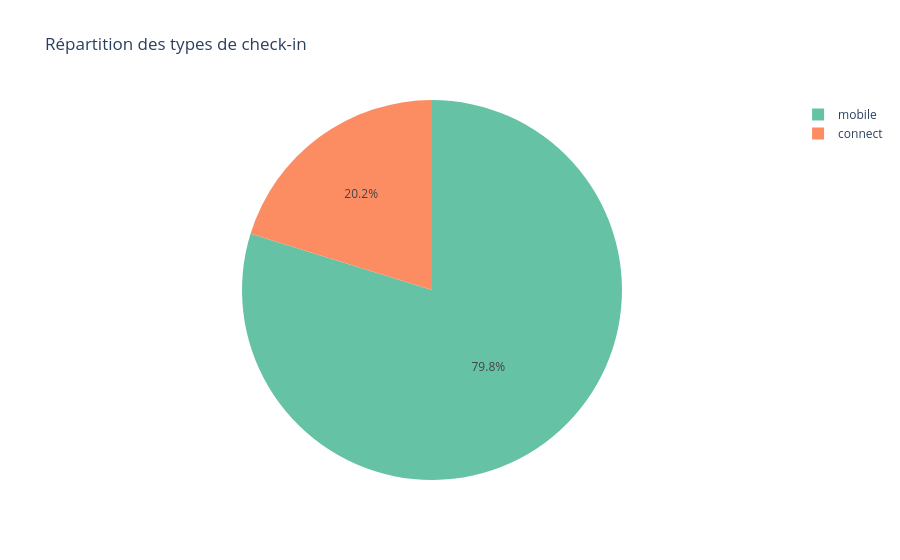

Write notebook code for a chart like this one.
### Code cell
fig = px.pie(
    delay_df,
    names='checkin_type',
    title='Répartition des types de check-in',
    color_discrete_sequence=px.colors.qualitative.Set2
)
fig.show()

### Figure 1 — Plotly figure (JSON) as saved in the notebook; plotly's stock layout.template omitted (floating-point values rounded to 4 significant figures; data arrays with more than 128 entries replaced by an {"elided": "..."} marker saying what was removed)
{"data": [{"domain": {"x": [0, 1], "y": [0, 1]}, "hovertemplate": "checkin_type=%{label}<extra></extra>", "labels": {"elided": "21310 str values"}, "legendgroup": "", "name": "", "showlegend": true, "type": "pie"}], "layout": {"legend": {"tracegroupgap": 0}, "piecolorway": ["rgb(102,194,165)", "rgb(252,141,98)", "rgb(141,160,203)", "rgb(231,138,195)", "rgb(166,216,84)", "rgb(255,217,47)", "rgb(229,196,148)", "rgb(179,179,179)"], "title": {"text": "Répartition des types de check-in"}}}
